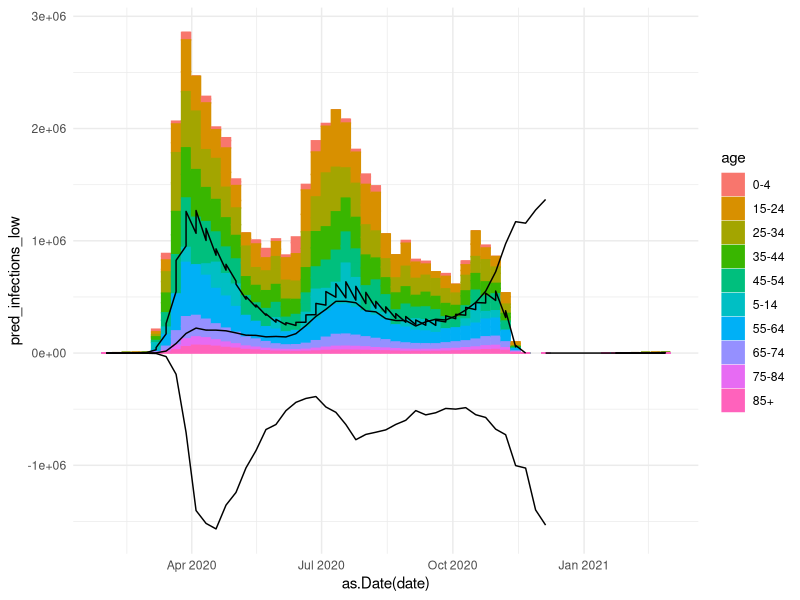
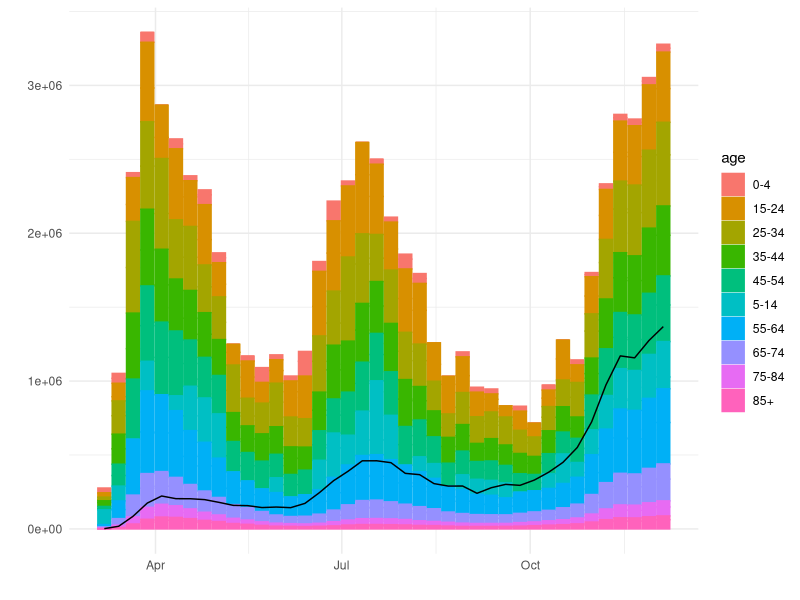

These charts were generated, in order, by the following R code: (Note: this script raises an error after producing the figures.)
# Daily Chart: 
# Replication code

# Note:
# IFR = Infection Fatality Ratio

# Load packages
library(readr)
library(ggplot2)
library(lubridate)

# Load data from CDC
cdc <- read_csv("Provisional_COVID-19_Death_Counts_by_Sex__Age__and_Week.csv")

# Reformatting for convenience
cdc$age <- unlist(lapply(cdc$`Age Group`, FUN = function(x) unlist(strsplit(x, " "))[1] ))
cdc$age[cdc$age == "All"] <- "total"
cdc$sex <- ifelse(cdc$Sex == "Female", "f", "m") 
cdc$deaths <- cdc$`COVID-19 Deaths`
cdc$date <- as.Date(cdc$`End Week`, format = "%m/%d/%Y")
cdc$week <- week(cdc$date)
cdc$age[cdc$age == "85"] <- "85+"

# We consider men and women separately as they have different IFRs, and therefore exclude the combined category
cdc <- cdc[cdc$Sex != "All Sex", ]

# We combine deaths in the under 1 category and the 1-4 category because no source provides an IFR for them disaggregated
cdc$age[cdc$age == "Under"] <- "0-4" 
cdc$age[cdc$age == "1-4"] <- "0-4"
cdc$deaths <- ave(cdc$deaths, interaction(cdc$age, cdc$week, cdc$sex), FUN = function(x) sum(x))

# We then take the subset of relevant columns, removing the duplicate 0-4 categories:
cdc <- cdc[!duplicated(interaction(cdc$week, cdc$age, cdc$sex)), c("age", "sex", "week", "date", "deaths")]

# And add placeholder categories for the last weeks of the year:
for(i in 1:10){
temp <- cdc[cdc$week == max(cdc$week), ]
temp$date <- temp$date + 7*i
temp$week <- week(temp$date)
temp$deaths <- 0
cdc <- rbind(cdc, temp)
}


# Load IFR:
load.nature <- T

if(load.nature){
  
  # Load IFR Nature:
  ifr <- read.csv("ifr_by_age_nature.csv")
  ifr$age <- ifr$age
  ifr$ifr_raw <- ifr$ifr
  ifr$ifr <- as.numeric(unlist(lapply(ifr$ifr_raw, FUN = function(x) 
    unlist(strsplit(x, " "))[1])))
  ifr$ifr_low <- as.numeric(unlist(lapply(ifr$ifr_raw, FUN = function(x){
    x <- gsub("\\(", "-", x)
    x <- gsub("\\)", "", x)
    unlist(strsplit(x, "-"))[2]})))
  ifr$ifr_high <- as.numeric(unlist(lapply(ifr$ifr_raw, FUN = function(x){
    x <- gsub("\\(", "-", x)
    x <- gsub("\\)", "", x)
    unlist(strsplit(x, "-"))[3]})))
  ifr <- ifr[, c("age", "sex", "ifr_raw", "ifr", "ifr_low", "ifr_high", "source")]
  head(ifr[, 1:6])
  
  
  # Make categories match and merge with CI:
  cdc$ifr <- NA
  
  ifr$ifr_point <- ifr$ifr
  
  for(p in c("estimate", "low", "high")){
    if(p == "estimate"){
      ifr$ifr <- ifr$ifr_point
    }
    if(p == "low"){ 
      ifr$ifr <- ifr$ifr_low
    }
    if(p == "high"){
      ifr$ifr <- ifr$ifr_high
    }

    for(i in c("m", "f")){
      cdc$ifr[cdc$age == "total" & cdc$sex == i] <- 0.731307345072339 # from age distribution * ifr by age 
      cdc$ifr[cdc$age == "0-4" & cdc$sex == i] <- max(c(mean(c(ifr$ifr[ifr$sex == i & ifr$age %in% c("0-4")])), 0.001))
      cdc$ifr[cdc$age == "5-14" & cdc$sex == i] <- max(c(mean(c(ifr$ifr[ifr$sex == i & ifr$age %in% c("5-9", "10-14")])), 0.001))
      cdc$ifr[cdc$age == "15-24" & cdc$sex == i] <- mean(c(ifr$ifr[ifr$sex == i & ifr$age %in% c("15-19", "20-24")]))
      cdc$ifr[cdc$age == "25-34" & cdc$sex == i] <- mean(c(ifr$ifr[ifr$sex == i & ifr$age %in% c("25-29", "30-34")]))
      cdc$ifr[cdc$age == "35-44" & cdc$sex == i] <- mean(c(ifr$ifr[ifr$sex == i & ifr$age %in% c("35-39", "40-44")]))
      cdc$ifr[cdc$age == "45-54" & cdc$sex == i] <- mean(c(ifr$ifr[ifr$sex == i & ifr$age %in% c("45-49", "50-54")]))
      cdc$ifr[cdc$age == "55-64" & cdc$sex == i] <- mean(c(ifr$ifr[ifr$sex == i & ifr$age %in% c("55-59", "60-64")]))
      cdc$ifr[cdc$age == "65-74" & cdc$sex == i] <- mean(c(ifr$ifr[ifr$sex == i & ifr$age %in% c("65-49", "70-74")]))
      cdc$ifr[cdc$age == "75-84" & cdc$sex == i] <- mean(c(ifr$ifr[ifr$sex == i & ifr$age %in% c("75-79", "80")]), weights = c(2, 1))
      cdc$ifr[cdc$age == "85+" & cdc$sex == i] <- mean(c(ifr$ifr[ifr$sex == i & ifr$age %in% c("80")]))
    }
    cdc[, paste0("ifr_", p)] <- cdc$ifr
}

  cdc$ifr <- cdc$ifr_estimate
  cdc$sero_estimate <- cdc$deaths*(100/cdc$ifr_estimate)
  cdc$sero_estimate_low <- cdc$deaths*(100/cdc$ifr_high) # opposite necessary here
  cdc$sero_estimate_high <- cdc$deaths*(100/cdc$ifr_low) # opposite necessary here
  cdc$date <- as.Date(cdc$date)

}  
  
# Get official US cases / deaths:
# # Load cases and deaths
# dat <- read.csv("C:/Users/sondr/git-projects/corona/output-data/dat.ts.csv")
# dat <- dat[!is.na(dat$date) & !is.na(dat$iso2c) & dat$date <= "2020-12-06", ]
# dat <- dat[dat$iso2c == "US", ]
# 
# write.csv(dat[, c("country.name", "date", "confirmed", "deaths", "new_deaths", "new_cases", "new_cases_7dma", "new_deaths_7dma", "pop.2020")], "official_cases.csv")

dat <- read.csv("official_cases.csv")
dat$date <- as.Date(dat$date)

dat$week <- week(dat$date - 3) # to match CDC reporting weeks

weekly_sum <- function(x){
  x <- na.omit(x)
  if(length(x) == 7){
    return(sum(x))
  } else {
    print(x)
    return(7*sum(x)/length(x))
  }
}
end_of_week <- function(x){
  rev(na.omit(x))[1]*7
}

# We then make and rename a few variables for convenience
dat$new_cases_reported <- ave(dat$new_cases, dat$week, FUN = weekly_sum)
dat$new_deaths_reported <- ave(dat$new_deaths, dat$week, FUN = weekly_sum)

dat$new_cases_reported_7dma <- ave(dat$new_cases_7dma, dat$week, FUN = end_of_week)
dat$new_deaths_reported_7dma <- ave(dat$new_deaths_7dma, dat$week, FUN = end_of_week)

dat$total_deaths <- dat$deaths
dat$total_cases <- dat$confirmed
dat <- rev(dat)

# Merging official and estimated cases
df <- merge(cdc, dat[!duplicated(dat$week), c("country.name", "total_cases", "total_deaths", "new_deaths_reported", "new_cases_reported", "new_deaths_reported_7dma", "new_cases_reported_7dma", "pop.2020", "week")], by = "week", all.y= T)

# Shift to account for lag between infections and death:
# Time lag from cases to death:
# Source: https://www.cdc.gov/coronavirus/2019-ncov/hcp/planning-scenarios.html
death_interval <- 14
pred <- cdc
pred$date <- pred$date - death_interval
pred$week <- pred$week - 2
pred$pred_infections <- pred$sero_estimate
pred$pred_infections_low <- pred$sero_estimate_low
pred$pred_infections_high <- pred$sero_estimate_high

df <- merge(df, pred[, c("week", "age", "sex", 
                         "pred_infections", "pred_infections_low", 
                         "pred_infections_high")], all.x=T)

# Plot 1, no correction for missing data for recent weeks:
ggplot(df[df$age != "total", ], aes(x=as.Date(date), y=pred_infections_low))+
  geom_col(aes(fill = age, col = age, x=as.Date(date)))+
  geom_line(aes(y=new_cases_reported_7dma))+
  geom_line(aes(y=-100*new_deaths_reported_7dma, x = as.Date(date)))+
  geom_line(data = df[df$age == "total", ])+
  theme_minimal()

# We next augment the model by extending data for recent week based on reported cases
for(t in c("pred_infections", "pred_infections_low", "pred_infections_high")){
  df$temp <- df[, t]
  
  df$pred_infections_total_in_week <- NA
  df$pred_infections_total_in_week[df$age != "total"] <- with(df[df$age != "total", ], ave(temp, week, FUN = sum))
  df$pred_infections_total_in_week <- ave(df$pred_infections_total_in_week, df$week, FUN = function(x) mean(x, na.rm = T))
  
  multiplier_in_nov <- with(df[df$age == "total" &
                                 df$week %in% 40:43, ], 
                            sum(pred_infections_total_in_week)/sum(new_cases_reported_7dma))
  
  # Last week of good data == week 45, means our preds end at 43:
  for(j in 44:52){
    total_pred_cases_target <- mean(multiplier_in_nov*df$new_cases_reported_7dma[df$week == j])
    
    for(i in interaction(df$age, df$sex)){
      df$temp[as.character(interaction(df$age, df$sex)) == i 
                         & df$week == j] <- 
        mean(df$temp[df$week %in% 40:43 &
                                  interaction(df$age, df$sex) == i])
    }
    
    pred_cases <- sum(df$temp[df$week == j & df$age != "total"])
    multiplier <- total_pred_cases_target/pred_cases
    
    df$temp[df$week == j & 
                         df$age != "total"] <- df$temp[df$week == j & 
                                                                    df$age != "total"]*multiplier
  }
  
  df[, t] <- df$temp
  }

# Recalculate totals post-extrapolation
df$pred_infections_total_in_week <- NA
df$pred_infections_total_in_week[df$age != "total"] <- with(df[df$age != "total", ], ave(pred_infections, week, FUN = sum))
df$pred_infections_total_in_week <- ave(df$pred_infections_total_in_week, df$week, FUN = function(x) mean(x, na.rm = T))

df$pred_infections_total_in_week_low <- NA
df$pred_infections_total_in_week_low[df$age != "total"] <- with(df[df$age != "total", ], ave(pred_infections_low, week, FUN = sum))
df$pred_infections_total_in_week_low <- ave(df$pred_infections_total_in_week_low, df$week, FUN = function(x) mean(x, na.rm = T))

df$pred_infections_total_in_week_high <- NA
df$pred_infections_total_in_week_high[df$age != "total"] <- with(df[df$age != "total", ], ave(pred_infections_high, week, FUN = sum))
df$pred_infections_total_in_week_high <- ave(df$pred_infections_total_in_week_high, df$week, FUN = function(x) mean(x, na.rm = T))

df <- df[df$week >=10, ]

# Plot 2:
# Shows infections with age in color
ggplot(df[df$age != "total", ], aes(x=as.Date(date), y=pred_infections))+
  geom_col(aes(fill = age, col = age, x=as.Date(date)))+
  geom_line(aes(y=new_cases_reported_7dma))+
  theme_minimal()+xlab("")+ylab("")

# Get cumulative infection rates:
df <- df[order(df$date), ]
df$pred_infections_total <- ave(df$pred_infections, interaction(df$age, df$sex), FUN= function(x) cumsum(x))

# Plot 3: (Panel A)
write.csv(df, "us_covid_model.csv")
df <- read.csv("us_covid_model.csv")
df$date <- as.Date(df$date)

ggplot(df[!duplicated(df$week), ], aes(x=as.Date(date)))+
  geom_area(aes(y=pred_infections_total_in_week, fill = "estimated"))+
  geom_line(aes(y=pred_infections_total_in_week_low), col = "black")+
  geom_line(aes(y=pred_infections_total_in_week_high), col = "black")+
  geom_area(aes(y=new_cases_reported_7dma, fill = "reported"))+
  theme_minimal()+xlab("")+ylab("")+scale_y_continuous(labels = scales::comma)+theme(legend.position = "bottom", legend.title = element_blank())+ggtitle("America's Pandemic\nWeekly totals\n(blue) Reported covid-19 cases, \n(red) Estimated Infections based on The Economist's seropositivity model \n(with 95% confidence interval)")
ggsave("panel_a.png", width = 10, height = 10)

# Plot 4: (Panel B)

ggplot(df[df$age != "total", ], aes(x=date, fill=age, group=age))+
  geom_col(aes(y=100*pred_infections_total/(1000*df$pop.2020[1])))+ylab("%")+theme_minimal()+ggtitle("Estimated cumulative cases by age group, weekly totals")
ggsave("panel_b.png", width = 10, height = 10)


# Numbers in text:
# Estimated infections: Point, High, Low
sum(df$pred_infections[df$age != "total"])
sum(df$pred_infections_high[df$age != "total"])
sum(df$pred_infections_low[df$age != "total"])

# Infections per reported case in March:
sum(df$pred_infections[df$age != "total" & df$date < as.Date("2020-04-01") & df$date >= as.Date("2020-03-01")])/sum(df$new_cases_reported_7dma[df$age == "total" & df$date < as.Date("2020-04-01") & df$date >= as.Date("2020-03-01")])

# Infections per reported case in July:
sum(df$pred_infections[df$age != "total" & df$date < as.Date("2020-08-01") & df$date >= as.Date("2020-07-01")])/sum(df$new_cases_reported_7dma[df$age == "total" & df$date < as.Date("2020-08-01") & df$date >= as.Date("2020-07-01")])

# Infections per reported case in most recent week:
sum(df$pred_infections[df$age != "total" & df$week == max(df$week)])/df$new_cases_reported_7dma[df$age == "total" & df$week == max(df$week)][1]

# Number of deaths at the end of august vs total:
max(df$total_deaths[df$date <= "2020-08-01"])/max(df$total_deaths[df$date >= "2020-08-01"])

